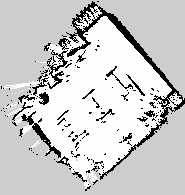
#> input picture project_history/robot_audits/room_map_20260812_0826.png, 185 x 195 px, found by its file name
$ python generate_full_map_visual.py
#> lines starting #> are read from the running program, lines starting #| are printed output that depends on the picture
#!/usr/bin/env python3
"""
generate_full_map_visual.py
Renders a comprehensive 2-panel visualization:
Panel 1 (Left): Full Uncropped Metric Room Map (9.25m x 9.75m) showing complete room geometry,
                all outer walls, doors, obstacles, and the exact global location of Home Base.
Panel 2 (Right): High-resolution detailed view of Home Base, wall inflation cushion,
                 and the calibrated autonomous patrol trajectory.
"""
import os
os.environ["QT_QPA_PLATFORM"] = "offscreen"
import matplotlib
matplotlib.use('Agg')
import matplotlib.pyplot as plt
import matplotlib.patches as patches
import cv2
import numpy as np

def main():
    map_path = 'project_history/robot_audits/room_map_20260812_0826.png'
    out_path = 'project_history/robot_audits/full_map_home_and_patrol_layout.png'

    img = cv2.imread(map_path, cv2.IMREAD_GRAYSCALE)
#> img is the input picture: shape (195, 185); min 0, max 254, mean 203.2
    if img is None:
        print(f"Error: could not open {map_path}")
        return

    h, w = img.shape
#> h = 195; w = 185
    res = 0.05
    origin_x = -2.4
    origin_y = -3.84
    max_x = origin_x + w * res
#> max_x = 6.85
    max_y = origin_y + h * res
#> max_y = 5.91

    # 3-channel RGB image for occupancy grid
    rgb = np.zeros((h, w, 3), dtype=np.uint8)
    rgb[img == 0] = [25, 25, 30]       # Obstacles (black walls)
    rgb[img == 254] = [255, 255, 255]  # Free space (pure white)
    rgb[img == 205] = [232, 235, 240]  # Unexplored area (soft grey)

    # In PNG files, row 0 is at the top (Y_max).
    # Matplotlib with origin='lower' expects row 0 to be at the bottom (Y_min).
    # Therefore, we must flip vertically so the map matches true Cartesian world orientation.
    rgb_cartesian = cv2.flip(rgb, 0)

    # Coordinates (meters)
    home_orig_x, home_orig_y = 0.00, 0.00
    home_safe_x, home_safe_y = 0.08, 0.05
    wp1_x, wp1_y = 0.40, 0.00
    wp2_x, wp2_y = 0.70, 0.35
    wp3_x, wp3_y = 0.35, 0.15

    fig, (ax_full, ax_detail) = plt.subplots(1, 2, figsize=(18, 9), dpi=220,
                                             gridspec_kw={'width_ratios': [1.15, 1.0]})

    # =========================================================================
    # PANEL 1: FULL UNCROPPED ROOM OCCUPANCY GRID MAP (ENTIRE 9.25m x 9.75m)
    # =========================================================================
    ax_full.imshow(rgb_cartesian, extent=[origin_x, max_x, origin_y, max_y], origin='lower')

    # Draw patrol route on full map
    route_x = [home_safe_x, wp1_x, wp2_x, wp3_x, home_safe_x]
    route_y = [home_safe_y, wp1_y, wp2_y, wp3_y, home_safe_y]
    ax_full.plot(route_x, route_y, color='#2563EB', linestyle='-', linewidth=2.5, zorder=4)

    # Highlight Home on full map with prominent radar ring & marker
    ax_full.scatter([home_safe_x], [home_safe_y], color='#16A34A', s=240, edgecolors='black',
                    linewidth=2.0, zorder=6, label='Home Base Location (0.08, 0.05)m')

    # Radar pulse rings around Home
    radar1 = patches.Circle((home_safe_x, home_safe_y), 0.5, linewidth=1.5,
                            edgecolor='#16A34A', facecolor='none', linestyle='--', alpha=0.8)
    radar2 = patches.Circle((home_safe_x, home_safe_y), 1.0, linewidth=1.2,
                            edgecolor='#16A34A', facecolor='none', linestyle=':', alpha=0.5)
    ax_full.add_patch(radar1)
    ax_full.add_patch(radar2)

    # Bounding box showing the zoom/patrol region
    roi_rect = patches.Rectangle((-0.4, -0.5), 1.6, 1.3, linewidth=2.0,
                                 edgecolor='#DC2626', facecolor='#FEF2F2', alpha=0.35,
                                 linestyle='-', zorder=3, label='Testing & Patrol Zone')
    ax_full.add_patch(roi_rect)

    # Text annotation pointing to Home on full map
    ax_full.annotate('HOME BASE\n(Robot Origin: 0, 0)',
                     xy=(home_safe_x, home_safe_y), xytext=(home_safe_x + 1.2, home_safe_y - 1.2),
                     arrowprops=dict(facecolor='#16A34A', edgecolor='black', width=2.0, headwidth=8.0),
                     fontsize=10, fontweight='bold', color='#166534',
                     bbox=dict(boxstyle='round,pad=0.4', facecolor='#DCFCE7', edgecolor='#22C55E', alpha=0.95),
                     zorder=7)

    ax_full.set_xlim(origin_x, max_x)
    ax_full.set_ylim(origin_y, max_y)
    ax_full.set_aspect('equal', adjustable='box')
    ax_full.set_title('Panel A: Complete Metric Room Floorplan (Uncropped 9.25m × 9.75m)\nFull Cartographer SLAM Occupancy Grid Map',
                      fontsize=11.5, fontweight='bold', pad=10)
    ax_full.set_xlabel('Global Map Coordinate X (meters)', fontsize=10, fontweight='bold')
    ax_full.set_ylabel('Global Map Coordinate Y (meters)', fontsize=10, fontweight='bold')
    ax_full.grid(True, linestyle=':', alpha=0.55, color='#94A3B8')
    ax_full.legend(loc='lower right', fontsize=8.5, framealpha=0.95, facecolor='#FFFFFF')

    # =========================================================================
    # PANEL 2: DETAILED INSET OF TESTING & PATROL CORRIDOR
    # =========================================================================
    ax_detail.imshow(rgb_cartesian, extent=[origin_x, max_x, origin_y, max_y], origin='lower')

    # Draw detailed patrol route
    ax_detail.plot(route_x, route_y, color='#2563EB', linestyle='--', linewidth=2.6, zorder=3,
                   label='Calibrated Patrol Path (Closed Loop)')

    # Add direction arrows along paths
    for i in range(len(route_x) - 1):
        dx = route_x[i+1] - route_x[i]
        dy = route_y[i+1] - route_y[i]
        mx = route_x[i] + dx * 0.50
        my = route_y[i] + dy * 0.50
        ax_detail.annotate('', xy=(mx + dx*0.08, my + dy*0.08), xytext=(mx, my),
                           arrowprops=dict(arrowstyle='->', color='#1D4ED8', lw=2.4), zorder=4)

    # 15cm inflation hazard circle around original (0,0)
    inflation_circle = patches.Circle((home_orig_x, home_orig_y), 0.15,
                                      linewidth=1.5, edgecolor='#DC2626', facecolor='#F87171',
                                      alpha=0.25, linestyle='--', label='15cm Costmap Wall Inflation Cushion')
    ax_detail.add_patch(inflation_circle)

    # Robot footprint circle (12cm radius) at calibrated Home
    footprint_circle = patches.Circle((home_safe_x, home_safe_y), 0.12,
                                      linewidth=1.5, edgecolor='#16A34A', facecolor='#86EFAC',
                                      alpha=0.35, label='Robot Footprint (r = 0.12m)')
    ax_detail.add_patch(footprint_circle)

    # Scatter points
    ax_detail.scatter([home_orig_x], [home_orig_y], color='#DC2626', s=160, edgecolors='black', linewidth=1.5, zorder=6,
                      label='Original Home (0.00, 0.00) — Near Wall')
    ax_detail.scatter([home_safe_x], [home_safe_y], color='#16A34A', s=220, edgecolors='black', linewidth=2.0, zorder=7,
                      label='Calibrated Home Base (0.08, 0.05) — Safe')
    ax_detail.scatter([wp1_x], [wp1_y], color='#9333EA', s=160, edgecolors='black', linewidth=1.5, zorder=6,
                      label='WP1: Runway Transit (0.40, 0.00)')
    ax_detail.scatter([wp2_x], [wp2_y], color='#EA580C', s=160, edgecolors='black', linewidth=1.5, zorder=6,
                      label='WP2: Aisle Curve (0.70, 0.35)')
    ax_detail.scatter([wp3_x], [wp3_y], color='#0891B2', s=160, edgecolors='black', linewidth=1.5, zorder=6,
                      label='WP3: Return Leg (0.35, 0.15)')

    # Labels with callout boxes
    ax_detail.text(home_orig_x - 0.36, home_orig_y - 0.16, 'ORIGINAL HOME\n(0.00, 0.00)m\n[Near Wall Cushion]',
                   fontsize=8.0, fontweight='bold', color='#991B1B',
                   bbox=dict(boxstyle='round,pad=0.3', facecolor='#FEE2E2', edgecolor='#EF4444', alpha=0.92))

    ax_detail.text(home_safe_x - 0.24, home_safe_y + 0.25, 'CALIBRATED HOME BASE\n(0.08, 0.05)m [SAFE CLEARANCE]',
                   fontsize=8.0, fontweight='bold', color='#166534',
                   bbox=dict(boxstyle='round,pad=0.3', facecolor='#DCFCE7', edgecolor='#22C55E', alpha=0.95))

    ax_detail.text(wp1_x - 0.05, wp1_y - 0.15, 'WP1: Runway Transit\n(0.40, 0.00)m',
                   fontsize=8.0, fontweight='bold', color='#6B21A8',
                   bbox=dict(boxstyle='round,pad=0.3', facecolor='#F3E8FF', edgecolor='#A855F7', alpha=0.92))

    ax_detail.text(wp2_x + 0.04, wp2_y + 0.03, 'WP2: Aisle Curve\n(0.70, 0.35)m',
                   fontsize=8.0, fontweight='bold', color='#9A3412',
                   bbox=dict(boxstyle='round,pad=0.3', facecolor='#FFEDD5', edgecolor='#F97316', alpha=0.92))

    ax_detail.text(wp3_x + 0.04, wp3_y + 0.05, 'WP3: Return Leg\n(0.35, 0.15)m',
                   fontsize=8.0, fontweight='bold', color='#155E75',
                   bbox=dict(boxstyle='round,pad=0.3', facecolor='#CFFAFE', edgecolor='#06B6D4', alpha=0.92))

    ax_detail.set_xlim(-0.45, 1.25)
    ax_detail.set_ylim(-0.45, 0.95)
    ax_detail.set_aspect('equal', adjustable='box')
    ax_detail.set_title('Panel B: Zoomed Operational Corridor & Costmap Clearance\nSafe 8cm Offset Clears 15cm Inflation Buffer',
                        fontsize=11.5, fontweight='bold', pad=10)
    ax_detail.set_xlabel('Local Map Coordinate X (meters)', fontsize=10, fontweight='bold')
    ax_detail.set_ylabel('Local Map Coordinate Y (meters)', fontsize=10, fontweight='bold')
    ax_detail.grid(True, linestyle=':', alpha=0.55, color='#94A3B8')
    ax_detail.legend(loc='upper right', fontsize=7.5, framealpha=0.95, facecolor='#FFFFFF')

    plt.tight_layout()
    plt.savefig(out_path, dpi=220)
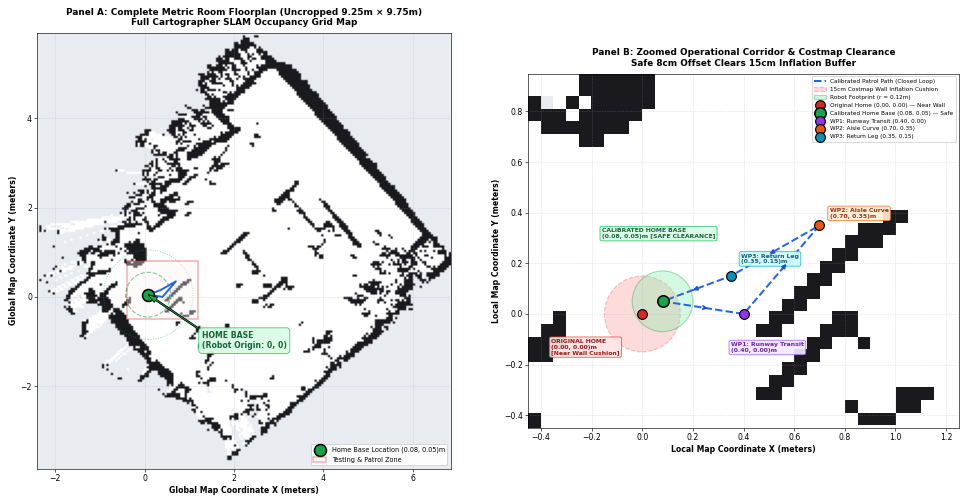
#> figure drawn by matplotlib, 2 panels
    plt.close()
    print(f"Successfully generated full map visual: {out_path}")

if __name__ == '__main__':
    main()
